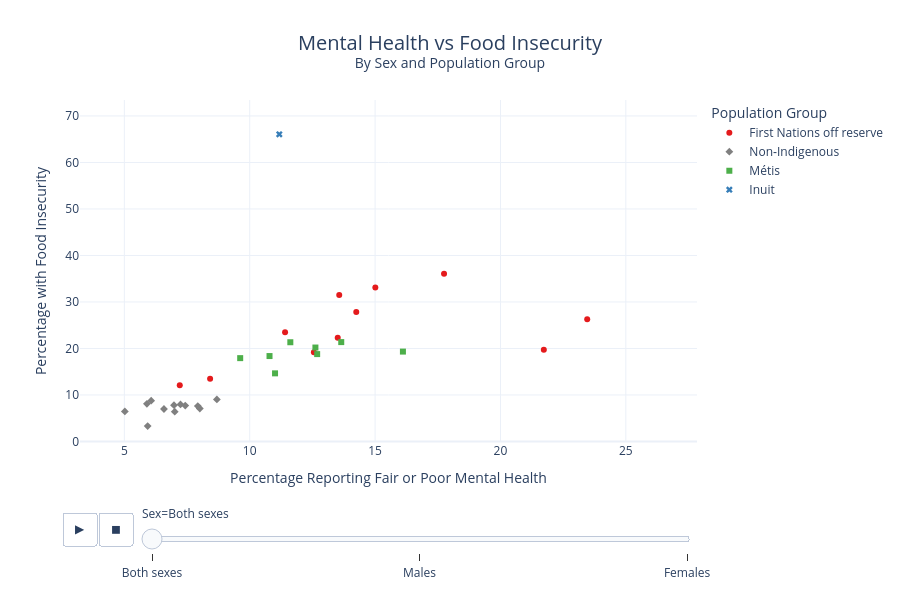

This figure's notebook cell:
### Code cell
fig.update_layout(
    title={
        'text': 'Mental Health vs Food Insecurity<br><sup>By Sex and Population Group</sup>',
        'x': 0.5,
        'xanchor': 'center',
        'font': {'size': 20}
    },
    legend_title_text='Population Group',
    legend_font_size=12,
    xaxis_title_font_size=14,
    yaxis_title_font_size=14,
    template='plotly_white'   
)

### Figure 1 — Plotly figure (JSON) as saved in the notebook; plotly's stock layout.template omitted (floating-point values rounded to 4 significant figures)
{"data": [{"customdata": [[28109, 14354, "First Nations off reserve", "Newfoundland and Labrador"], [17845, 18006, "First Nations off reserve", "Nova Scotia"], [12854, 12674, "First Nations off reserve", "New Brunswick"], [45291, 43926, "First Nations off reserve", "Québec"], [162212, 87554, "First Nations off reserve", "Ontario"], [35248, 36071, "First Nations off reserve", "Manitoba"], [31116, 30993, "First Nations off reserve", "Saskatchewan"], [61794, 62325, "First Nations off reserve", "Alberta"], [76283, 75900, "First Nations off reserve", "British Columbia"], [4910, 2538, "First Nations off reserve", "Yukon"], [10522, 9970, "First Nations off reserve", "Northwest Territories"]], "hovertemplate": "<b>%{hovertext}</b><br><br>Sex=Both sexes<br>Percentage Reporting Fair or Poor Mental Health=%{x:.2f}<br>Percentage with Food Insecurity=%{y:.2f}<br>DENOM_PERC=%{customdata[0]:,.0f}<br>DENOM_FI=%{customdata[1]:,.0f}<extra></extra>", "hovertext": ["Newfoundland and Labrador", "Nova Scotia", "New Brunswick", "Québec", "Ontario", "Manitoba", "Saskatchewan", "Alberta", "British Columbia", "Yukon", "Northwest Territories"], "legendgroup": "First Nations off reserve", "marker": {"color": "rgb(228,26,28)", "symbol": "circle"}, "mode": "markers", "name": "First Nations off reserve", "orientation": "v", "showlegend": true, "type": "scatter", "x": [8.42, 23.46, 21.73, 7.21, 12.56, 17.75, 13.57, 11.41, 14.25, 13.51, 15.01], "xaxis": "x", "y": [13.51, 26.29, 19.7, 12.09, 19.17, 36.07, 31.49, 23.51, 27.84, 22.28, 33.09], "yaxis": "y"}, {"customdata": [[368854, 192226, "Non‑Indigenous", "Newfoundland and Labrador"], [111774, 112416, "Non‑Indigenous", "Prince Edward Island"], [692959, 701198, "Non‑Indigenous", "Nova Scotia"], [549802, 559970, "Non‑Indigenous", "New Brunswick"], [6233473, 6272512, "Non‑Indigenous", "Québec"], [10072889, 5365258, "Non‑Indigenous", "Ontario"], [829696, 837669, "Non‑Indigenous", "Manitoba"], [747645, 750426, "Non‑Indigenous", "Saskatchewan"], [3014668, 3033621, "Non‑Indigenous", "Alberta"], [3462734, 3528340, "Non‑Indigenous", "British Columbia"], [22683, 11584, "Non‑Indigenous", "Yukon"], [15466, 15340, "Non‑Indigenous", "Northwest Territories"]], "hovertemplate": "<b>%{hovertext}</b><br><br>Sex=Both sexes<br>Percentage Reporting Fair or Poor Mental Health=%{x:.2f}<br>Percentage with Food Insecurity=%{y:.2f}<br>DENOM_PERC=%{customdata[0]:,.0f}<br>DENOM_FI=%{customdata[1]:,.0f}<extra></extra>", "hovertext": ["Newfoundland and Labrador", "Prince Edward Island", "Nova Scotia", "New Brunswick", "Québec", "Ontario", "Manitoba", "Saskatchewan", "Alberta", "British Columbia", "Yukon", "Northwest Territories"], "legendgroup": "Non‑Indigenous", "marker": {"color": "gray", "symbol": "diamond"}, "mode": "markers", "name": "Non‑Indigenous", "orientation": "v", "showlegend": true, "type": "scatter", "x": [5.9, 6.07, 8.69, 7.43, 5.02, 7.24, 6.58, 7.01, 6.98, 8.01, 7.93, 5.93], "xaxis": "x", "y": [8.1, 8.77, 9.04, 7.73, 6.46, 7.96, 6.98, 6.41, 7.81, 7.09, 7.62, 3.31], "yaxis": "y"}, {"customdata": [[18482, 18222, "Métis", "Nova Scotia"], [6771, 6689, "Métis", "New Brunswick"], [60523, 61267, "Métis", "Québec"], [106452, 48765, "Métis", "Ontario"], [62382, 61450, "Métis", "Manitoba"], [37537, 38397, "Métis", "Saskatchewan"], [85219, 84652, "Métis", "Alberta"], [69655, 70863, "Métis", "British Columbia"]], "hovertemplate": "<b>%{hovertext}</b><br><br>Sex=Both sexes<br>Percentage Reporting Fair or Poor Mental Health=%{x:.2f}<br>Percentage with Food Insecurity=%{y:.2f}<br>DENOM_PERC=%{customdata[0]:,.0f}<br>DENOM_FI=%{customdata[1]:,.0f}<extra></extra>", "hovertext": ["Nova Scotia", "New Brunswick", "Québec", "Ontario", "Manitoba", "Saskatchewan", "Alberta", "British Columbia"], "legendgroup": "Métis", "marker": {"color": "rgb(77,175,74)", "symbol": "square"}, "mode": "markers", "name": "Métis", "orientation": "v", "showlegend": true, "type": "scatter", "x": [12.69, 13.65, 11.01, 16.11, 9.62, 11.62, 10.79, 12.62], "xaxis": "x", "y": [18.79, 21.37, 14.65, 19.33, 17.92, 21.34, 18.37, 20.2], "yaxis": "y"}, {"customdata": [[19991, 19254, "Inuit", "Nunavut"]], "hovertemplate": "<b>%{hovertext}</b><br><br>Sex=Both sexes<br>Percentage Reporting Fair or Poor Mental Health=%{x:.2f}<br>Percentage with Food Insecurity=%{y:.2f}<br>DENOM_PERC=%{customdata[0]:,.0f}<br>DENOM_FI=%{customdata[1]:,.0f}<extra></extra>", "hovertext": ["Nunavut"], "legendgroup": "Inuit", "marker": {"color": "rgb(55,126,184)", "symbol": "x"}, "mode": "markers", "name": "Inuit", "orientation": "v", "showlegend": true, "type": "scatter", "x": [11.18], "xaxis": "x", "y": [66.06], "yaxis": "y"}], "layout": {"height": 600, "legend": {"font": {"size": 12}, "title": {"text": "Population Group"}, "tracegroupgap": 0}, "sliders": [{"active": 0, "currentvalue": {"prefix": "Sex="}, "len": 0.9, "pad": {"b": 10, "t": 60}, "steps": [{"args": [["Both sexes"], {"frame": {"duration": 0, "redraw": false}, "fromcurrent": true, "mode": "immediate", "transition": {"duration": 0, "easing": "linear"}}], "label": "Both sexes", "method": "animate"}, {"args": [["Males"], {"frame": {"duration": 0, "redraw": false}, "fromcurrent": true, "mode": "immediate", "transition": {"duration": 0, "easing": "linear"}}], "label": "Males", "method": "animate"}, {"args": [["Females"], {"frame": {"duration": 0, "redraw": false}, "fromcurrent": true, "mode": "immediate", "transition": {"duration": 0, "easing": "linear"}}], "label": "Females", "method": "animate"}], "x": 0.1, "xanchor": "left", "y": 0, "yanchor": "top"}], "title": {"font": {"size": 20}, "text": "Mental Health vs Food Insecurity<br><sup>By Sex and Population Group</sup>", "x": 0.5, "xanchor": "center"}, "updatemenus": [{"buttons": [{"args": [null, {"frame": {"duration": 500, "redraw": false}, "fromcurrent": true, "mode": "immediate", "transition": {"duration": 500, "easing": "linear"}}], "label": "&#9654;", "method": "animate"}, {"args": [[null], {"frame": {"duration": 0, "redraw": false}, "fromcurrent": true, "mode": "immediate", "transition": {"duration": 0, "easing": "linear"}}], "label": "&#9724;", "method": "animate"}], "direction": "left", "pad": {"r": 10, "t": 70}, "showactive": false, "type": "buttons", "x": 0.1, "xanchor": "right", "y": 0, "yanchor": "top"}], "width": 900, "xaxis": {"anchor": "y", "domain": [0, 1], "range": [3.231, 27.84], "title": {"font": {"size": 14}, "text": "Percentage Reporting Fair or Poor Mental Health"}}, "yaxis": {"anchor": "x", "domain": [0, 1], "range": [-0.113, 73.43], "title": {"font": {"size": 14}, "text": "Percentage with Food Insecurity"}}}}
